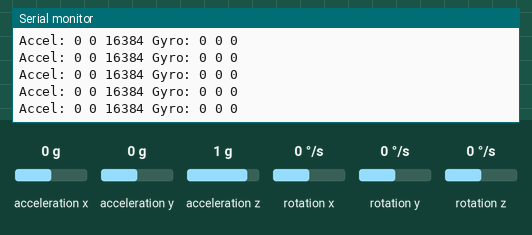
Recording of a sketch running on a simulated Arduino Uno, built with avr-gcc and run on an emulated ATmega328P. Parts: the last lines printed to the serial monitor. The test bench sets the inputs (shaded band); at power-on: acceleration x 0 g, acceleration y 0 g, acceleration z 1 g, rotation x 0 °/s, rotation y 0 °/s, rotation z 0 °/s.

Above: at 5.2 s.
5.3 s: acceleration x set to -1.4 g
At 6.3 s:
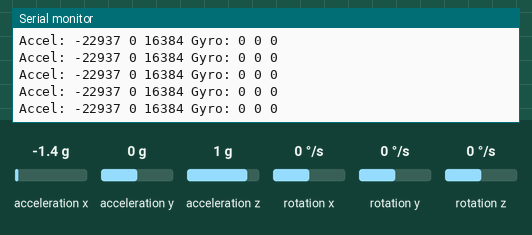
8.3 s: acceleration y set to -1.4 g
At 8.42 s:
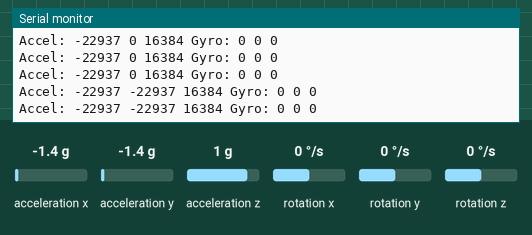
11.3 s: acceleration z set to -1.4 g
At 11.34 s:
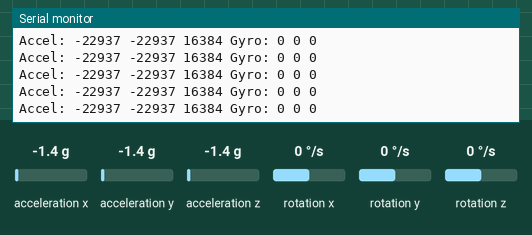
14.3 s: rotation x set to -192 °/s
At 14.45 s:
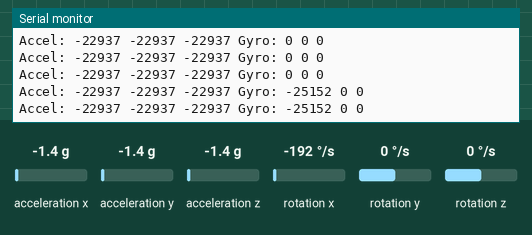
17.3 s: rotation y set to 100 °/s
At 17.46 s:
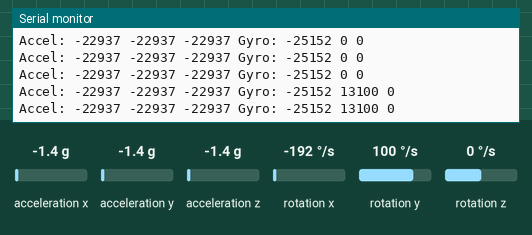
20.3 s: rotation z set to -192 °/s
At 20.42 s:
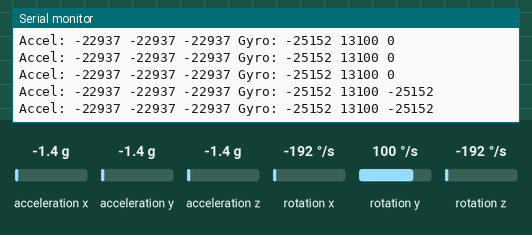
Timing chart, 0 to 23.3 s (numbered marks = the images above; inputs shaded):
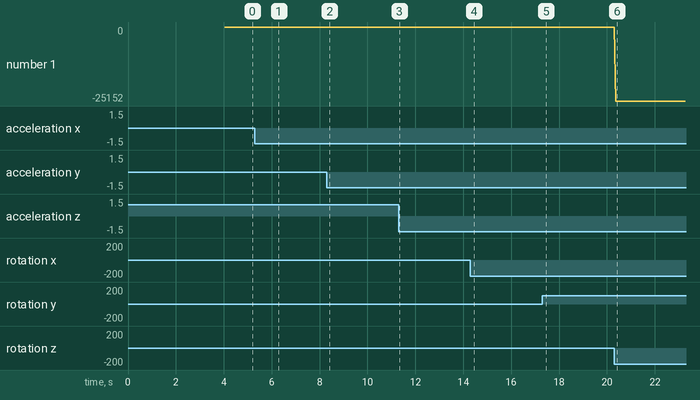

Measured:
- after the input at 5.3 s, the serial monitor: prints a new line after 0.07 s (image 1)
- after the input at 8.3 s, the serial monitor: prints a new line after 0.06 s (image 2)
- after the input at 14.3 s, the serial monitor: prints a new line after 0.08 s (image 4)
- after the input at 17.3 s, the serial monitor: prints a new line after 0.09 s (image 5)
- after the input at 20.3 s, the serial monitor: prints a new line after 0.06 s (image 6)
- plotted number 1: 0 → -251 after the input at 20.3 s

The sketch:

Sketch_Week_4.ino
```cpp
#include <Wire.h>
#include <MPU6050.h>

MPU6050 mpu;
int16_t ax, ay, az, gx, gy, gz;
uint32_t ax_0 = 0, ay_0 = 0;

void Calibrate()
{
    unsigned int count1;
    count1 = 0;
    do
    {
        mpu.getMotion6(&ax, &ay, &az, &gx, &gy, &gz);
        ax_0 = ax_0 + ax; // Accumulate Samples
        ay_0 = ay_0 + ay;
        count1++;
    } while (count1 != 0x0400); // 1024 times
    ax_0 = ax_0 >> 10;          // division between 1024
    ay_0 = ay_0 >> 10;
}

void setup()
{
    Serial.begin(9600);
    Wire.begin();
    mpu.initialize();
    Calibrate();
}

void loop()
{
    mpu.getMotion6(&ax, &ay, &az, &gx, &gy, &gz);
    Serial.print("Accel: ");
    Serial.print(ax - (int)ax_0);
    Serial.print(" ");
    Serial.print(ay - (int)ay_0);
    Serial.print(" ");
    Serial.print(az);
    Serial.print(" Gyro: ");
    Serial.print(gx);
    Serial.print(" ");
    Serial.print(gy);
    Serial.print(" ");
    Serial.println(gz);
    delay(10); // Adjust the delay as needed
}
```
